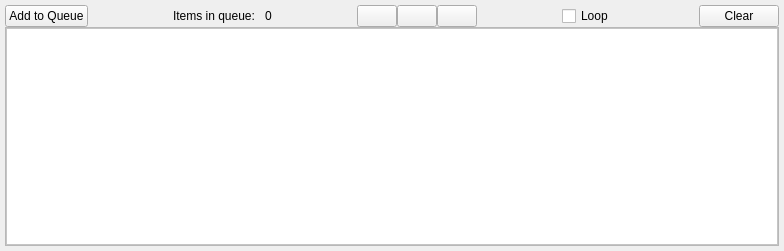
<?xml version="1.0" encoding="UTF-8"?>
<ui version="4.0">
 <class>Form</class>
 <widget class="QWidget" name="Form">
  <property name="geometry">
   <rect>
    <x>0</x>
    <y>0</y>
    <width>784</width>
    <height>251</height>
   </rect>
  </property>
  <property name="windowTitle">
   <string>Form</string>
  </property>
  <layout class="QVBoxLayout" name="verticalLayout">
   <property name="spacing">
    <number>0</number>
   </property>
   <property name="leftMargin">
    <number>5</number>
   </property>
   <property name="topMargin">
    <number>5</number>
   </property>
   <property name="rightMargin">
    <number>5</number>
   </property>
   <property name="bottomMargin">
    <number>5</number>
   </property>
   <item>
    <layout class="QHBoxLayout" name="horizontalLayout">
     <item>
      <widget class="QPushButton" name="addQueueButton">
       <property name="toolTip">
        <string>Add plan to queue</string>
       </property>
       <property name="text">
        <string>Add to Queue</string>
       </property>
       <property name="icon">
        <iconset>
         <normaloff>icons/plus.png</normaloff>icons/plus.png</iconset>
       </property>
      </widget>
     </item>
     <item>
      <spacer name="horizontalSpacer_1">
       <property name="orientation">
        <enum>Qt::Horizontal</enum>
       </property>
       <property name="sizeHint" stdset="0">
        <size>
         <width>40</width>
         <height>20</height>
        </size>
       </property>
      </spacer>
     </item>
     <item>
      <widget class="QLabel" name="label">
       <property name="text">
        <string>Items in queue:</string>
       </property>
      </widget>
     </item>
     <item>
      <spacer name="horizontalSpacer_3">
       <property name="orientation">
        <enum>Qt::Horizontal</enum>
       </property>
       <property name="sizeType">
        <enum>QSizePolicy::Fixed</enum>
       </property>
       <property name="sizeHint" stdset="0">
        <size>
         <width>10</width>
         <height>20</height>
        </size>
       </property>
      </spacer>
     </item>
     <item>
      <widget class="QLabel" name="itemsQueueLabel">
       <property name="text">
        <string>0</string>
       </property>
      </widget>
     </item>
     <item>
      <spacer name="horizontalSpacer_4">
       <property name="orientation">
        <enum>Qt::Horizontal</enum>
       </property>
       <property name="sizeHint" stdset="0">
        <size>
         <width>40</width>
         <height>20</height>
        </size>
       </property>
      </spacer>
     </item>
     <item>
      <widget class="QPushButton" name="editButton">
       <property name="toolTip">
        <string>Edit plan</string>
       </property>
       <property name="icon">
        <iconset>
         <normaloff>icons/edit.png</normaloff>icons/edit.png</iconset>
       </property>
      </widget>
     </item>
     <item>
      <widget class="QPushButton" name="duplicateButton">
       <property name="toolTip">
        <string>Duplicate plan</string>
       </property>
       <property name="text">
        <string/>
       </property>
       <property name="icon">
        <iconset>
         <normaloff>icons/duplicate.png</normaloff>icons/duplicate.png</iconset>
       </property>
      </widget>
     </item>
     <item>
      <widget class="QPushButton" name="deleteButton">
       <property name="toolTip">
        <string>Delete plan</string>
       </property>
       <property name="icon">
        <iconset>
         <normaloff>icons/delete.png</normaloff>icons/delete.png</iconset>
       </property>
      </widget>
     </item>
     <item>
      <spacer name="horizontalSpacer_2">
       <property name="orientation">
        <enum>Qt::Horizontal</enum>
       </property>
       <property name="sizeHint" stdset="0">
        <size>
         <width>40</width>
         <height>20</height>
        </size>
       </property>
      </spacer>
     </item>
     <item>
      <widget class="QCheckBox" name="loopBox">
       <property name="text">
        <string>Loop</string>
       </property>
      </widget>
     </item>
     <item>
      <spacer name="horizontalSpacer">
       <property name="orientation">
        <enum>Qt::Horizontal</enum>
       </property>
       <property name="sizeHint" stdset="0">
        <size>
         <width>40</width>
         <height>20</height>
        </size>
       </property>
      </spacer>
     </item>
     <item>
      <widget class="QPushButton" name="clearButton">
       <property name="toolTip">
        <string>Clear queue</string>
       </property>
       <property name="text">
        <string>Clear</string>
       </property>
       <property name="icon">
        <iconset>
         <normaloff>icons/clear.png</normaloff>icons/clear.png</iconset>
       </property>
      </widget>
     </item>
    </layout>
   </item>
   <item>
    <widget class="QFrame" name="frame">
     <property name="minimumSize">
      <size>
       <width>0</width>
       <height>0</height>
      </size>
     </property>
     <property name="frameShape">
      <enum>QFrame::StyledPanel</enum>
     </property>
     <property name="frameShadow">
      <enum>QFrame::Raised</enum>
     </property>
     <layout class="QHBoxLayout" name="horizontalLayout_2">
      <property name="leftMargin">
       <number>0</number>
      </property>
      <property name="topMargin">
       <number>0</number>
      </property>
      <property name="rightMargin">
       <number>0</number>
      </property>
      <property name="bottomMargin">
       <number>0</number>
      </property>
      <item>
       <widget class="QTableView" name="tableView">
        <property name="styleSheet">
         <string notr="true">QTableView {
    gridline-color: #d0d0d0;
    background-color: white;
}
QTableView::item {
    padding: 5px;
    border: 1px solid lightgray;
}
QTableView::item:alternate {
    background-color: #f8f8f8;
}
QHeaderView::section {
    padding: 5px;
    background-color: #f0f0f0;
    border: 1px solid #d0d0d0;
}
QTableView::item:selected {
    background-color: #2196F3;
    color: white;
}
QTableView::item:alternate:selected {
    background-color: #2196F3;
    color: white;
}</string>
        </property>
       </widget>
      </item>
     </layout>
    </widget>
   </item>
   <item>
    <widget class="QWidget" name="widget" native="true">
     <layout class="QHBoxLayout" name="horizontalLayout_3">
      <property name="leftMargin">
       <number>0</number>
      </property>
      <property name="topMargin">
       <number>0</number>
      </property>
      <property name="rightMargin">
       <number>0</number>
      </property>
      <property name="bottomMargin">
       <number>0</number>
      </property>
     </layout>
    </widget>
   </item>
  </layout>
 </widget>
 <resources/>
 <connections/>
</ui>
